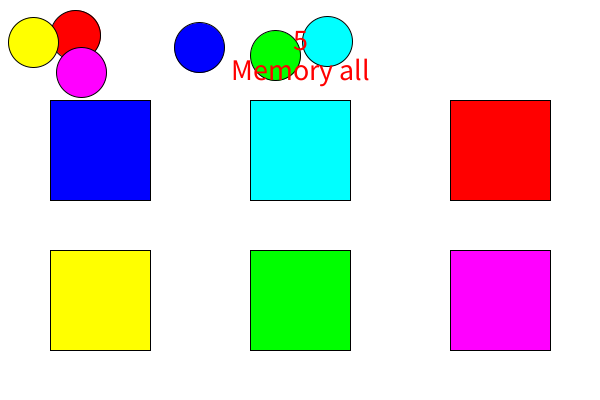
Frame 1 (no input)
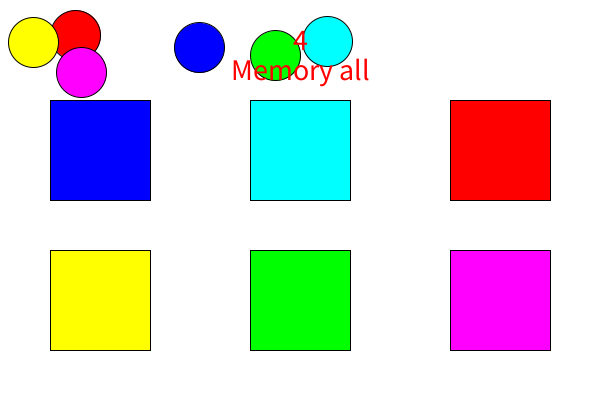
Frame 60 (the mouse pressed at the canvas centre just before this capture)
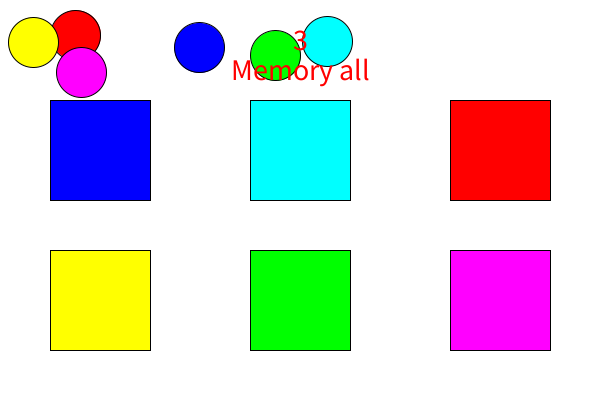
Frame 120 (the mouse held since frame 60 and released just before this capture)

The Processing sketch that drew these frames (run headless with seeded random() and noise(); from frame 60 on, the mouse is pressed at the canvas centre):

// Processing sketch: memory3
// ── memory3.pde
class Tile {
  float x,y;
  color c;
  Tile(float x,float y,color c) {
    this.x = x;
    this.y = y;
    this.c = c;
  }
  void draw(color c) {
    if (c==0)
      fill(this.c);
    else
      fill(c); 
    rect(this.x,this.y,100,100);
  }
}

class Circle {
  float x,y,ox,oy;
  color c;
  boolean status;
  Circle(float x,float y,color c) {
    this.x = x;
    this.y = y;
    this.c = c;
  }
  void draw() {
    fill(this.c);
    ellipse(this.x,this.y,50,50);
  }
}

Tile[] tiles = new Tile[6];
Circle[] circles = new Circle[6];
color[] colors = {color(255,0,0),
          color(0,255,0),
          color(0,0,255),
          color(255,255,0),
          color(0,255,255),
          color(255,0,255)};
int saved_time = millis();
int status = 0; // 0:memory, 1:doing, 2:show

void setup() {
  size(600,400);
  for (int i=1; i<6; i++) {
    int n = int(random(i+1));
    color temp = colors[i];
    colors[i] = colors[n];
    colors[n] = temp;
  }
  for (int i=0; i<6; i++) {
    tiles[i] = new Tile(50+i%3*200,100+i/3*150,colors[i]);
    circles[i] = new Circle(random(25,width-25),
                    random(25,75),colors[i]);
  }
}

void draw() {
  background(255);
  int timer;
  if (status == 0)
    timer = 5 - ((millis()-saved_time)/1000);
  else if (status == 1)
    timer = 10 - ((millis()-saved_time)/1000);
  else
    timer = 0;
  if (timer == 0 && status != 2) {
    status += 1;
    if (status == 1)
      saved_time = millis();
  }
  for (Tile t : tiles) {
    if (status == 0 || status == 2)
      t.draw(0);
    else
      t.draw(color(200));
  }

  for (Circle c : circles)
    c.draw();

  textAlign(CENTER);
  textSize(30);
  fill(255,0,0);
  if (status == 0)
    text("Memory all",width/2,80);
  else if (status == 1)
    text("Put all circles on each tile",width/2,80);
  else
    text("Done",width/2,80);
  text(timer,width/2,50);
}

void mousePressed() {
  for (Circle c : circles) {
    float d = dist(mouseX,mouseY,c.x,c.y);
    if (d < 25) {
      c.ox = mouseX;
      c.oy = mouseY;
      c.status = true;
    } else {
      c.status = false;
    }
  }
}

void mouseDragged() {
  for (Circle c : circles) {
    if (c.status && status==1) {
      float mx = mouseX - c.ox;
      float my = mouseY - c.oy;
      c.x += mx;
      c.y += my;
      c.ox = mouseX;
      c.oy = mouseY;
    }
  }
}
